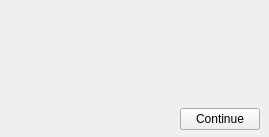
<?xml version="1.0" encoding="UTF-8"?>
<ui version="4.0">
 <class>Form</class>
 <widget class="QWidget" name="Form">
  <property name="geometry">
   <rect>
    <x>0</x>
    <y>0</y>
    <width>269</width>
    <height>137</height>
   </rect>
  </property>
  <property name="windowTitle">
   <string> </string>
  </property>
  <property name="layoutDirection">
   <enum>Qt::LeftToRight</enum>
  </property>
  <widget class="QWidget" name="gridLayoutWidget">
   <property name="geometry">
    <rect>
     <x>9</x>
     <y>9</y>
     <width>251</width>
     <height>121</height>
    </rect>
   </property>
   <layout class="QGridLayout" name="gridLayout">
    <item row="0" column="0">
     <widget class="QLabel" name="messageBox">
      <property name="text">
       <string>&lt;Insert Generic Message Here!&gt;</string>
      </property>
     </widget>
    </item>
    <item row="1" column="0">
     <layout class="QHBoxLayout" name="horizontalLayout">
      <item>
       <spacer name="horizontalSpacer">
        <property name="orientation">
         <enum>Qt::Horizontal</enum>
        </property>
        <property name="sizeHint" stdset="0">
         <size>
          <width>40</width>
          <height>20</height>
         </size>
        </property>
       </spacer>
      </item>
      <item>
       <widget class="QPushButton" name="selectButton">
        <property name="text">
         <string>Continue</string>
        </property>
       </widget>
      </item>
     </layout>
    </item>
   </layout>
  </widget>
 </widget>
 <resources/>
 <connections/>
</ui>
